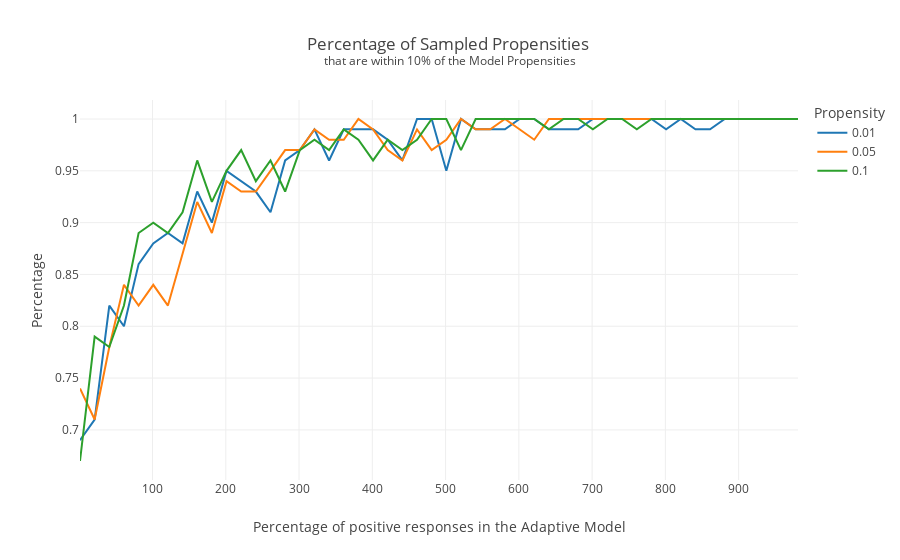

The notebook cell this image was saved under:
### Code cell
px.line(s.to_pandas(), x='positives', y='pct', color='p', template='none', line_group='p', title='Percentage of Sampled Propensities <br><sup>that are within 10% of the Model Propensities</sup>', labels={'pct':'Percentage', 'positives':'Percentage of positive responses in the Adaptive Model', 'p':'Propensity'})

### Figure 1 — Plotly figure (JSON) as saved in the notebook; plotly's stock layout.template omitted (floating-point values rounded to 4 significant figures)
{"data": [{"hovertemplate": "Propensity=0.01<br>Percentage of positive responses in the Adaptive Model=%{x}<br>Percentage=%{y}<extra></extra>", "legendgroup": "0.01", "line": {"color": "#1F77B4", "dash": "solid"}, "marker": {"symbol": "circle"}, "mode": "lines", "name": "0.01", "orientation": "v", "showlegend": true, "type": "scatter", "x": [1, 21, 41, 61, 81, 101, 121, 141, 161, 181, 201, 221, 241, 261, 281, 301, 321, 341, 361, 381, 401, 421, 441, 461, 481, 501, 521, 541, 561, 581, 601, 621, 641, 661, 681, 701, 721, 741, 761, 781, 801, 821, 841, 861, 881, 901, 921, 941, 961, 981], "xaxis": "x", "y": [0.69, 0.71, 0.82, 0.8, 0.86, 0.88, 0.89, 0.88, 0.93, 0.9, 0.95, 0.94, 0.93, 0.91, 0.96, 0.97, 0.99, 0.96, 0.99, 0.99, 0.99, 0.98, 0.96, 1, 1, 0.95, 1, 0.99, 0.99, 0.99, 1, 1, 0.99, 0.99, 0.99, 1, 1, 1, 1, 1, 0.99, 1, 0.99, 0.99, 1, 1, 1, 1, 1, 1], "yaxis": "y"}, {"hovertemplate": "Propensity=0.05<br>Percentage of positive responses in the Adaptive Model=%{x}<br>Percentage=%{y}<extra></extra>", "legendgroup": "0.05", "line": {"color": "#FF7F0E", "dash": "solid"}, "marker": {"symbol": "circle"}, "mode": "lines", "name": "0.05", "orientation": "v", "showlegend": true, "type": "scatter", "x": [1, 21, 41, 61, 81, 101, 121, 141, 161, 181, 201, 221, 241, 261, 281, 301, 321, 341, 361, 381, 401, 421, 441, 461, 481, 501, 521, 541, 561, 581, 601, 621, 641, 661, 681, 701, 721, 741, 761, 781, 801, 821, 841, 861, 881, 901, 921, 941, 961, 981], "xaxis": "x", "y": [0.74, 0.71, 0.78, 0.84, 0.82, 0.84, 0.82, 0.87, 0.92, 0.89, 0.94, 0.93, 0.93, 0.95, 0.97, 0.97, 0.99, 0.98, 0.98, 1, 0.99, 0.97, 0.96, 0.99, 0.97, 0.98, 1, 0.99, 0.99, 1, 0.99, 0.98, 1, 1, 1, 1, 1, 1, 1, 1, 1, 1, 1, 1, 1, 1, 1, 1, 1, 1], "yaxis": "y"}, {"hovertemplate": "Propensity=0.1<br>Percentage of positive responses in the Adaptive Model=%{x}<br>Percentage=%{y}<extra></extra>", "legendgroup": "0.1", "line": {"color": "#2CA02C", "dash": "solid"}, "marker": {"symbol": "circle"}, "mode": "lines", "name": "0.1", "orientation": "v", "showlegend": true, "type": "scatter", "x": [1, 21, 41, 61, 81, 101, 121, 141, 161, 181, 201, 221, 241, 261, 281, 301, 321, 341, 361, 381, 401, 421, 441, 461, 481, 501, 521, 541, 561, 581, 601, 621, 641, 661, 681, 701, 721, 741, 761, 781, 801, 821, 841, 861, 881, 901, 921, 941, 961, 981], "xaxis": "x", "y": [0.67, 0.79, 0.78, 0.82, 0.89, 0.9, 0.89, 0.91, 0.96, 0.92, 0.95, 0.97, 0.94, 0.96, 0.93, 0.97, 0.98, 0.97, 0.99, 0.98, 0.96, 0.98, 0.97, 0.98, 1, 1, 0.97, 1, 1, 1, 1, 1, 0.99, 1, 1, 0.99, 1, 1, 0.99, 1, 1, 1, 1, 1, 1, 1, 1, 1, 1, 1], "yaxis": "y"}], "layout": {"legend": {"title": {"text": "Propensity"}, "tracegroupgap": 0}, "title": {"text": "Percentage of Sampled Propensities <br><sup>that are within 10% of the Model Propensities</sup>"}, "xaxis": {"anchor": "y", "domain": [0, 1], "title": {"text": "Percentage of positive responses in the Adaptive Model"}}, "yaxis": {"anchor": "x", "domain": [0, 1], "title": {"text": "Percentage"}}}}
